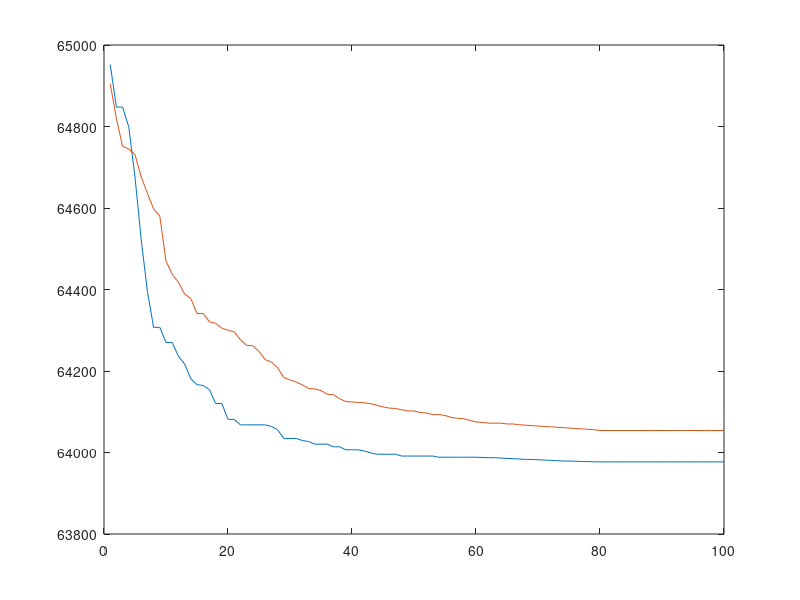

Source code (MATLAB):
clear all
clc
for cy=1:100
    X(cy)=cy;
end
% cost=381*ones(1,100)+10^4*[ 6.445400000000000   6.444417811620068   6.438253647263350   6.434135416228127   6.427162396644080   6.423213807360234   6.421557764656646 6.415821940028900   6.411641260518658   6.411500216838793   6.408474539924404   6.404613735025432   6.402384720262844   6.399463134798554 6.398368818213216   6.396235938705331   6.395971243165201   6.393448445116688   6.389822562811006   6.385929503197234   6.384364141340223 6.384336723355601   6.382146202310761   6.381396516228588   6.379546642095286   6.378248762380611   6.376426979417605   6.374191346450662 6.372596431744618   6.372378445936013   6.371423348951301   6.370533915735384   6.370292642898199   6.369878354699567   6.369400706868168 6.368912572412056   6.367977186743650   6.367358619703320   6.367268964299904   6.367121330731448   6.366701973843168   6.366265430176862 6.365834371320470   6.365372037063556   6.364896913834894   6.364812701414400   6.364564804941888   6.364390520558544   6.364382460500702 6.363921124843778   6.363517518736058   6.363329155081734   6.362890860096968   6.362449955423951   6.362039337683292   6.361929681711374 6.361860301026844   6.361379841970646   6.361140237399999   6.361131910543161   6.361028660882319   6.360914632396894   6.360887473173635 6.360883997492838   6.360799524709156   6.360739104675631   6.360647639693299   6.360619685353274   6.360584880074572   6.360463091951315 6.360456037739770   6.360380207445533   6.360192390300929   6.360166113105590   6.360010686062485   6.359994875212065   6.359815535021141 6.359694219691015   6.359646027591885   6.359629511472672   6.359629511472672   6.359629511472672   6.359629511472672   6.359629511472672 6.359629511472672   6.359629511472672   6.359629511472672   6.359629511472672   6.359629511472672   6.359629511472672   6.359629511472672 6.359629511472672   6.359629511472672   6.359629511472672   6.359629511472672   6.359629511472672   6.359629511472672   6.359629511472672 6.359629511472672   6.359629511472672];
cost=-101.716*ones(1,100)+[65054.0000	64949.3940	64949.3940	64900.0643	64777.5296	64624.1577	64497.0468	64408.8710	64408.8710	64371.5569	64371.5569	64338.0758	64319.0911	64282.6483	64268.3124	64266.1030	64256.0065	64222.0922	64222.0922	64183.3080	64182.8622	64169.5661	64169.5661	64169.5661	64169.5661	64169.5661	64165.7349	64157.5879	64136.1881	64136.1881	64136.1881	64131.0329	64128.8150	64122.2120	64122.2120	64122.2120	64115.6250	64115.6250	64108.3420	64108.3420	64108.3420	64105.4522	64100.8118	64097.4432	64097.4432	64097.4432	64097.4432	64093.0170	64093.0170	64093.0170	64093.0170	64093.0170	64093.0170	64090.1519	64090.1519	64090.1519	64090.1519	64090.1519	64090.1519	64090.1519	64089.5178	64089.0361	64088.9681	64087.9878	64087.3312	64086.5059	64085.6181	64084.8020	64084.4831	64083.8919	64083.2140	64082.5104	64081.6234	64080.8787	64080.7451	64080.3783	64079.6248	64079.3123	64078.9568	64078.7160	64078.7160	64078.7160	64078.7160	64078.7160	64078.7160	64078.7160	64078.7160	64078.7160	64078.7160	64078.7160	64078.7160	64078.7160	64078.7160	64078.7160	64078.7160	64078.7160	64078.7160	64078.7160	64078.7160	64078.7160];	

 cost1=451*ones(1,100)+10^4*[6.4454    6.4369    6.4300    6.4294    6.4280    6.4225    6.4185    6.4147    6.4129    6.4019    6.3986    6.3967  6.3938    6.3927    6.3890    6.3890    6.3870    6.3866    6.3854    6.3849    6.3845    6.3826    6.3812    6.3811  6.3797    6.3777    6.3771    6.3757    6.3733    6.3727    6.3722    6.3715    6.3706    6.3705    6.3701    6.3692 6.3691    6.3681    6.3674    6.3673    6.3672    6.3671    6.3669    6.3665    6.3661    6.3658    6.3657    6.3654   6.3651    6.3651    6.3647    6.3646    6.3642    6.3642    6.3640    6.3635    6.3633    6.3632    6.3628    6.3624   6.3623    6.3621    6.3621    6.3621    6.3619    6.3619    6.3617    6.3616    6.3615    6.3614    6.3613    6.3612  6.3611    6.3610    6.3609    6.3608    6.3607    6.3606    6.3605    6.3603    6.3603    6.3603    6.3603    6.3603  6.3603    6.3603    6.3603    6.3603    6.3603    6.3603    6.3603    6.3603    6.3603    6.3603    6.3603    6.3603 6.3603    6.3603    6.3603    6.3603]
plot(X,cost);
hold on
plot(X,cost1);
